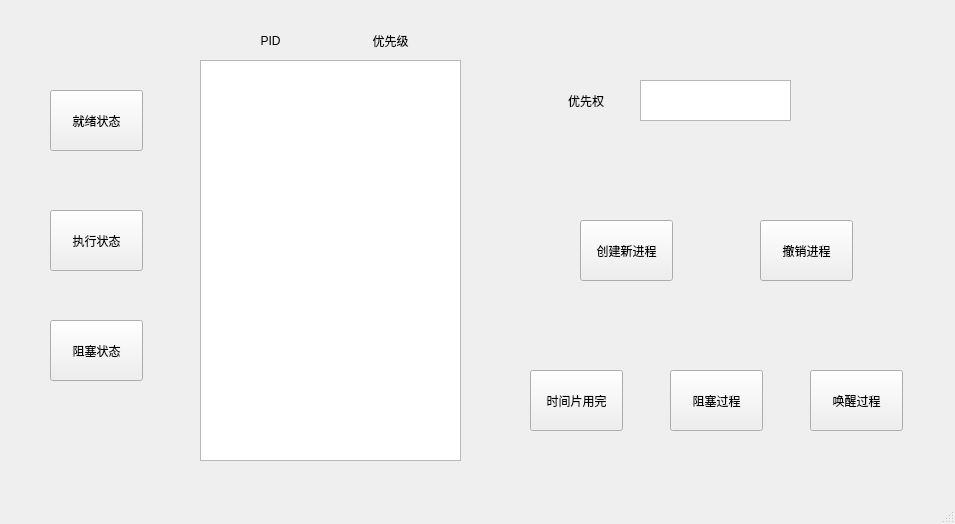
<?xml version="1.0" encoding="UTF-8"?>
<ui version="4.0">
 <class>MainWindow</class>
 <widget class="QMainWindow" name="MainWindow">
  <property name="geometry">
   <rect>
    <x>0</x>
    <y>0</y>
    <width>955</width>
    <height>524</height>
   </rect>
  </property>
  <property name="windowTitle">
   <string>进程模拟程序</string>
  </property>
  <widget class="QWidget" name="centralWidget">
   <widget class="QPushButton" name="pushButton">
    <property name="geometry">
     <rect>
      <x>580</x>
      <y>220</y>
      <width>93</width>
      <height>61</height>
     </rect>
    </property>
    <property name="text">
     <string>创建新进程</string>
    </property>
   </widget>
   <widget class="QPushButton" name="pushButton_2">
    <property name="geometry">
     <rect>
      <x>50</x>
      <y>90</y>
      <width>93</width>
      <height>61</height>
     </rect>
    </property>
    <property name="text">
     <string>就绪状态</string>
    </property>
   </widget>
   <widget class="QPushButton" name="pushButton_3">
    <property name="geometry">
     <rect>
      <x>50</x>
      <y>210</y>
      <width>93</width>
      <height>61</height>
     </rect>
    </property>
    <property name="text">
     <string>执行状态</string>
    </property>
   </widget>
   <widget class="QPushButton" name="pushButton_4">
    <property name="geometry">
     <rect>
      <x>50</x>
      <y>320</y>
      <width>93</width>
      <height>61</height>
     </rect>
    </property>
    <property name="text">
     <string>阻塞状态</string>
    </property>
    <property name="iconSize">
     <size>
      <width>20</width>
      <height>20</height>
     </size>
    </property>
    <property name="autoRepeatInterval">
     <number>100</number>
    </property>
   </widget>
   <widget class="QLabel" name="label">
    <property name="geometry">
     <rect>
      <x>250</x>
      <y>30</y>
      <width>41</width>
      <height>21</height>
     </rect>
    </property>
    <property name="layoutDirection">
     <enum>Qt::LeftToRight</enum>
    </property>
    <property name="text">
     <string>PID</string>
    </property>
    <property name="alignment">
     <set>Qt::AlignCenter</set>
    </property>
   </widget>
   <widget class="QLabel" name="label_2">
    <property name="geometry">
     <rect>
      <x>370</x>
      <y>30</y>
      <width>41</width>
      <height>21</height>
     </rect>
    </property>
    <property name="layoutDirection">
     <enum>Qt::LeftToRight</enum>
    </property>
    <property name="text">
     <string>优先级</string>
    </property>
    <property name="alignment">
     <set>Qt::AlignCenter</set>
    </property>
   </widget>
   <widget class="QTableWidget" name="tableWidget">
    <property name="geometry">
     <rect>
      <x>200</x>
      <y>60</y>
      <width>261</width>
      <height>401</height>
     </rect>
    </property>
    <property name="columnCount">
     <number>2</number>
    </property>
    <attribute name="horizontalHeaderVisible">
     <bool>false</bool>
    </attribute>
    <attribute name="verticalHeaderVisible">
     <bool>false</bool>
    </attribute>
    <column/>
    <column/>
   </widget>
   <widget class="QPushButton" name="pushButton_5">
    <property name="geometry">
     <rect>
      <x>530</x>
      <y>370</y>
      <width>93</width>
      <height>61</height>
     </rect>
    </property>
    <property name="text">
     <string>时间片用完</string>
    </property>
    <property name="iconSize">
     <size>
      <width>20</width>
      <height>20</height>
     </size>
    </property>
    <property name="autoRepeatInterval">
     <number>100</number>
    </property>
   </widget>
   <widget class="QPushButton" name="pushButton_6">
    <property name="geometry">
     <rect>
      <x>670</x>
      <y>370</y>
      <width>93</width>
      <height>61</height>
     </rect>
    </property>
    <property name="text">
     <string>阻塞过程</string>
    </property>
    <property name="iconSize">
     <size>
      <width>20</width>
      <height>20</height>
     </size>
    </property>
    <property name="autoRepeatInterval">
     <number>100</number>
    </property>
   </widget>
   <widget class="QPushButton" name="pushButton_7">
    <property name="geometry">
     <rect>
      <x>810</x>
      <y>370</y>
      <width>93</width>
      <height>61</height>
     </rect>
    </property>
    <property name="text">
     <string>唤醒过程</string>
    </property>
    <property name="iconSize">
     <size>
      <width>20</width>
      <height>20</height>
     </size>
    </property>
    <property name="autoRepeatInterval">
     <number>100</number>
    </property>
   </widget>
   <widget class="QTextEdit" name="textEdit_2">
    <property name="geometry">
     <rect>
      <x>640</x>
      <y>80</y>
      <width>151</width>
      <height>41</height>
     </rect>
    </property>
   </widget>
   <widget class="QLabel" name="label_5">
    <property name="geometry">
     <rect>
      <x>550</x>
      <y>80</y>
      <width>72</width>
      <height>41</height>
     </rect>
    </property>
    <property name="text">
     <string>优先权</string>
    </property>
    <property name="alignment">
     <set>Qt::AlignCenter</set>
    </property>
   </widget>
   <widget class="QLabel" name="label_6">
    <property name="geometry">
     <rect>
      <x>590</x>
      <y>140</y>
      <width>181</width>
      <height>31</height>
     </rect>
    </property>
    <property name="text">
     <string/>
    </property>
    <property name="alignment">
     <set>Qt::AlignCenter</set>
    </property>
   </widget>
   <widget class="QPushButton" name="pushButton_8">
    <property name="geometry">
     <rect>
      <x>760</x>
      <y>220</y>
      <width>93</width>
      <height>61</height>
     </rect>
    </property>
    <property name="text">
     <string>撤销进程</string>
    </property>
   </widget>
  </widget>
  <widget class="QStatusBar" name="statusBar"/>
 </widget>
 <layoutdefault spacing="6" margin="11"/>
 <resources/>
 <connections/>
</ui>
